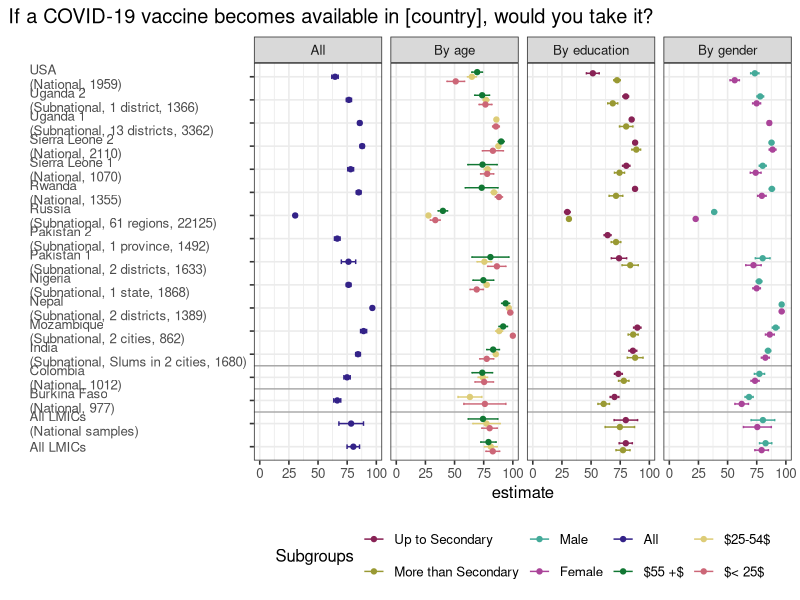

Recreate this plot in R.
# Acceptance Rates (disaggregated by group) — COVID-19 vaccine acceptance and hesitancy in low- and middle-income countries
# Paper folder: https://github.com/replicate-anything/registry/tree/main/studies/10.1038_s41591-021-01454-y
# Run from the paper's code/ folder: Rscript fig_1.R

library(dplyr)
library(ggplot2)
library(kableExtra)
library(forcats)
library(tidyr)
library(broom)

make_fig_1 <- function(data){
  
  safe_colorblind_palette <- c(
    "#CC6677", "#DDCC77", "#117733", "#332288", "#AA4499",
    "#44AA99", "#999933", "#882255", "#661100", "#6699CC",
    "#888888", "#88CCEE"
  )
  
  fig_1_ages <- ggplot2::ggplot(data, ggplot2::aes(x = tag, y = estimate, color = cat)) +
    ggplot2::geom_errorbar(
      ggplot2::aes(ymin = conf.low, ymax = conf.high),
      size = .5,
      width = .2,
      position = ggplot2::position_dodge(0.6)
    ) +
    ggplot2::geom_point(position = ggplot2::position_dodge(0.6)) +
    ggplot2::facet_grid(. ~ var, scales = "free_x", space = "free") +
    ggplot2::coord_flip() +
    ggplot2::guides(color = ggplot2::guide_legend(reverse = TRUE, nrow = 2)) +
    ggplot2::geom_vline(xintercept = 4.5, color = "darkgrey") +
    ggplot2::geom_vline(xintercept = 3.5, color = "darkgrey") +
    ggplot2::geom_vline(xintercept = 2.5, color = "darkgrey") +
    ggplot2::scale_colour_manual(values = safe_colorblind_palette) +
    ggplot2::labs(
      title = "If a COVID-19 vaccine becomes available in [country], would you take it?",
      color = "Subgroups",
      x = ""
    ) +
    ggplot2::theme_bw(base_size = 12) +
    ggplot2::ylim(0, 100) +
    ggplot2::theme(
      legend.position = "bottom",
      plot.caption = ggplot2::element_text(hjust = 0),
      plot.title.position = "plot",
      plot.caption.position = "plot",
      axis.text.y = ggplot2::element_text(hjust = 0)
    )
  
  return(fig_1_ages)
  
}

make_fig_1(utils::read.csv("../data/fig_1.csv", stringsAsFactors = FALSE))
